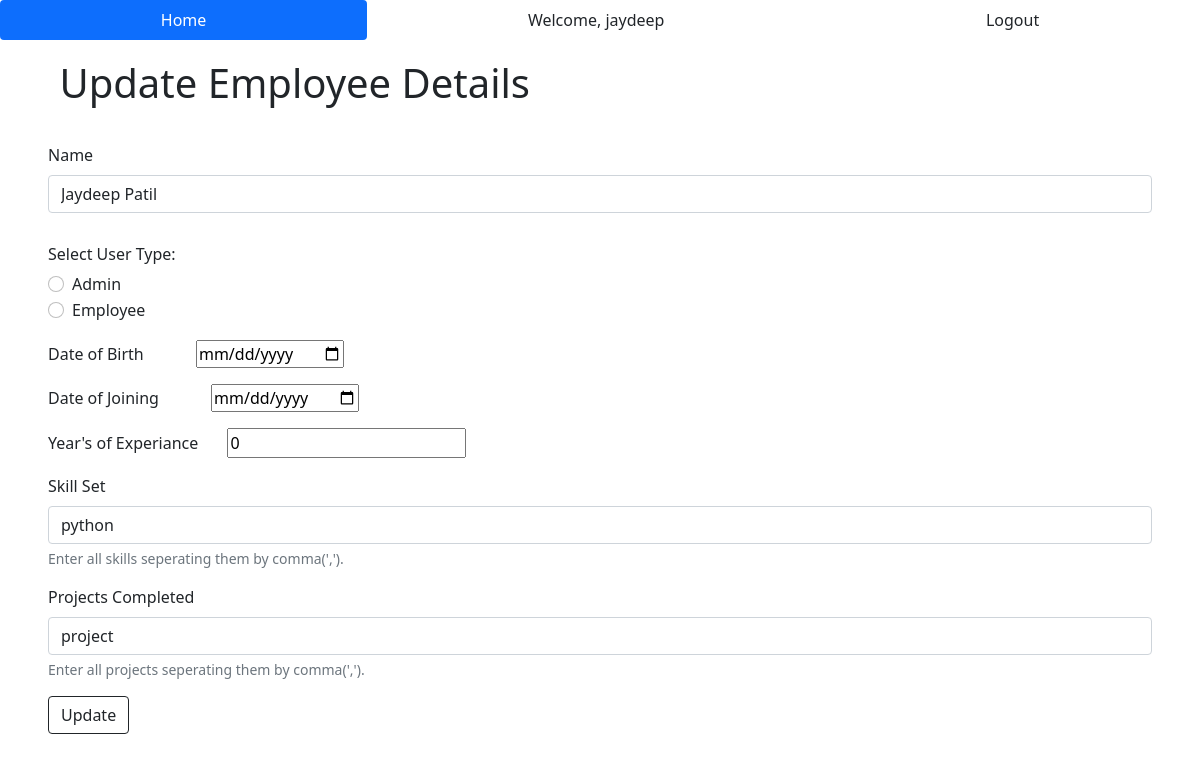
The app's page /update/100 (signed in) with its own data.
### EDMA/models.py (models this page shows, shortened)
class User(db.Model, UserMixin):
    id = db.Column(db.Integer, primary_key=True)
    username = db.Column(db.String(30), nullable=False, unique=True)
    email = db.Column(db.String(50), nullable=False, unique=True)
    password_hash = db.Column(db.String(60), nullable=False)
    emp_id = db.Column(db.Integer, db.ForeignKey('employee.emp_id'))
    @property
    def password(self):
        return self.password

class Employee(db.Model):
    emp_id = db.Column(db.Integer, primary_key=True)
    name = db.Column(db.String(25), nullable=False)
    user_type = db.Column(db.String(15), nullable=False, default='Guest Employee')
    dob = db.Column(db.DateTime, nullable=False)
    doj = db.Column(db.DateTime, nullable=False)
    years = db.Column(db.Integer, nullable=False)
    skill_set = db.Column(db.String(125), nullable=False)
    projects = db.Column(db.String(125), nullable=False)
    user = db.relationship("User", backref='details', lazy='select', uselist=False)

### EDMA/routes.py (the view)
@app.route('/update/<int:id>', methods=['GET', 'POST'])
@login_required
def update_emp_usr(id):
    emp = Employee.query.get(id)
    if request.method == 'POST':                           #and current_user.details.user_type == "Employee"
        emp.name = request.form['emp_name']
        emp.user_type = request.form['user_type']
        emp.dob = datetime.strptime(request.form['dob'], '%Y-%m-%d')
        emp.doj = datetime.strptime(request.form['doj'], '%Y-%m-%d')
        emp.years = request.form['years']
        emp.skill_set = request.form['skill_set']
        emp.projects = request.form['projects']
        db.session.commit()
        flash(f'Employee details updated successfully!', category='success')
        return redirect(url_for('index'))
    else:
        return render_template('update.html', emp=emp)

### EDMA/models.py (called while the page is built)
@login_manager.user_loader
def load_user(user_id):
    return User.query.get(int(user_id))

### EDMA/templates/update.html (shortened to what this page needs)
{% extends 'base.html' %}
{% block body %}
<div class="container-fluid ps-5 pb-3 pt-2">
    <h1>Update Employee Details</h1>
</div>
  <div class="container-fluid px-5">
    <form action = "/update/{{emp.emp_id}}" method = "post">
      <div class="mb-3">
        <label for="emp_name" class="form-label">Name</label>
        <input type="text" class="form-control" id="emp_name" name="emp_name" value="{{emp.name}}">
      </div>
      <div class="usr_type_radio py-3">
        <h6>Select User Type:</h6>
        <div class="form-check">
          <input class="form-check-input" type="radio" name="user_type" id="option1" value="Admin">
          <label class="form-check-label" for="option1">
            Admin
          </label>
        </div>
        <div class="form-check">
          <input class="form-check-input" type="radio" name="user_type" id="option2" value="Employee">
          <label class="form-check-label" for="option2">
            Employee
          </label>
        </div>
      </div>
      <div class="dob_pick pb-3">
        <label class="pe-5" for="dob">Date of Birth</label>
        <input type="date" id="dob" name="dob" value="{{emp.dob}}">
      </div>
      <div class="doj_pick pb-3">
        <label class="pe-5" for="doj">Date of Joining</label>
        <input type="date" id="doj" name="doj" value="{{emp.doj}}">
      </div>
      <div class="exp_num pb-3">
        <label class="pe-4" for="years">Year's of Experiance</label>
        <input type="number" id="years" name="years" min="0" value="{{emp.years}}">
      </div>
      <div class="mb-3">
        <label for="skill_set" class="form-label">Skill Set</label>
        <input type="text" class="form-control" id="skill_set" name="skill_set" value="{{emp.skill_set}}">
        <div id="emailHelp" class="form-text">Enter all skills seperating them by comma(',').</div>
      </div>
      <div class="mb-3">
        <label for="projects" class="form-label">Projects Completed</label>
        <input type="text" class="form-control" id="projects" name="projects" value="{{emp.projects}}">
        <div id="emailHelp" class="form-text">Enter all projects seperating them by comma(',').</div>
      </div>
      <button type="submit" class="btn btn-outline-dark">Update</button>
    </form>
  </div>
{% endblock %}

### EDMA/templates/base.html (shortened to what this page needs)
<!doctype html>
<html lang="en">
  <head>
    <link rel="stylesheet" type="text/css" href="{{ url_for('static', filename='main.css') }}">
    <link href="https://cdn.jsdelivr.net/npm/bootstrap@5.0.2/dist/css/bootstrap.min.css" rel="stylesheet">
  </head>
  <body>
    <div>
      <ul class="nav nav-pills nav-fill">
        <li class="nav-item">
          <a class="nav-link active link-dark" aria-current="page" href="{{ url_for('index') }}">Home</a>
        </li>
        {% if current_user.is_authenticated %}
          <li class="nav-item">
            <a class="nav-link link-dark">Welcome, {{ current_user.username }}</a>
          </li>
          <li class="nav-item">
            <a class="nav-link link-dark" href="{{ url_for('logout_page') }}">Logout</a>
          </li>
        {% endif %}
      </ul>
    </div>
    {% block body %} {% endblock %}
  </body>
</html>

### EDMA/static/main.css (style rules this page uses)
h1 { padding: 1%; }

### records on screen
User: username "jaydeep"
Employee: emp_name "Jaydeep Patil", years "0", skill_set "python", projects "project"
